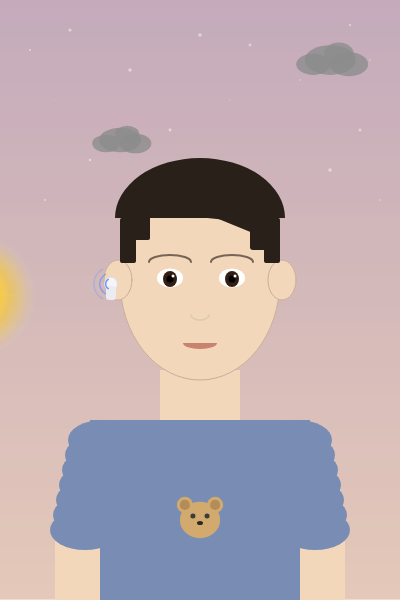
Frame 1 (no input)
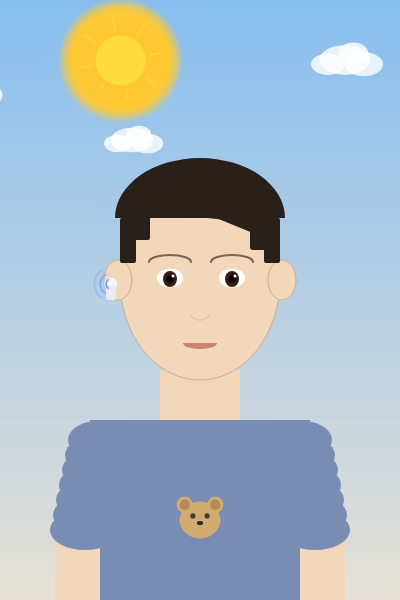
Frame 60 (no input)
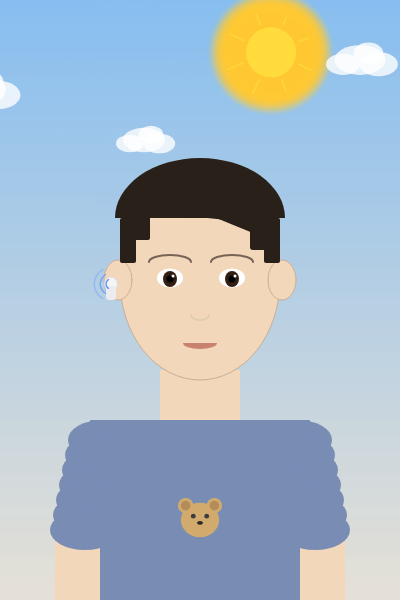
Frame 120 (the mouse pressed at the canvas centre since frame 60)

The p5.js sketch that drew these frames (run headless with seeded random() and noise() and a simulated clock; from frame 60 on, the mouse is pressed at the canvas centre):

// p5.js sketch
// ── sketch.js
function setup() {
  createCanvas(400, 600);
}

function draw() {
  // 하루 순환
  let cycle = (frameCount * 0.003) % 1;

  let brightness;
  if (cycle < 0.05) brightness = map(cycle, 0, 0.05, 0.3, 1);
  else if (cycle < 0.45) brightness = 1;
  else if (cycle < 0.55) brightness = map(cycle, 0.45, 0.55, 1, 0);
  else if (cycle < 0.95) brightness = 0;
  else brightness = map(cycle, 0.95, 1, 0, 0.3);

  // 하늘 
  let skyA = color(135, 190, 240);
  let skyB = color(230, 225, 215);
  let skyC = color(255, 120, 60);
  let skyD = color(255, 180, 100);
  let skyE = color(10, 10, 40);
  let skyF = color(30, 30, 70);

  for (let y = 0; y < 600; y++) {
    let skyG = y / 600;
    let skyH = lerpColor(skyA, skyB, skyG);
    let skyI = lerpColor(skyE, skyF, skyG);
    let skyJ = lerpColor(skyC, skyD, skyG);

    let skyK;
    if (cycle >= 0.45 && cycle < 0.55) {
      let skyL = (cycle - 0.45) / 0.1;
      if (skyL < 0.5) {
        skyK = lerpColor(skyH, skyJ, skyL * 2);
      } else {
        skyK = lerpColor(skyJ, skyI, (skyL - 0.5) * 2);
      }
    } else if (cycle >= 0.95 || cycle < 0.05) {
      let skyM;
      if (cycle >= 0.95) skyM = map(cycle, 0.95, 1, 0, 0.5);
      else skyM = map(cycle, 0, 0.05, 0.5, 1);
      let skyN = color(180, 140, 160);
      let skyO = color(220, 180, 160);
      let skyP = lerpColor(skyN, skyO, skyG);
      if (skyM < 0.5) {
        skyK = lerpColor(skyI, skyP, skyM * 2);
      } else {
        skyK = lerpColor(skyP, skyH, (skyM - 0.5) * 2);
      }
    } else {
      skyK = lerpColor(skyH, skyI, 1 - brightness);
    }
    stroke(skyK);
    line(0, y, 400, y);
  }
  noStroke();

  // 해 
  if (cycle < 0.55) {
    let sunA = cycle / 0.55;
    let sunB = lerp(-30, 430, sunA);
    let sunC = 300 - 280 * sin(sunA * PI);
    let sunD = 255;
    if (cycle < 0.03) sunD = map(cycle, 0, 0.03, 0, 255);
    if (cycle > 0.5) sunD = map(cycle, 0.5, 0.55, 255, 0);

    for (let r = 40; r >= 0; r--) {
      fill(255, 200, 50, sunD * 0.02 * (40 - r));
      ellipse(sunB, sunC, 50 + r * 2, 50 + r * 2);
    }
    fill(255, 220, 60, sunD);
    ellipse(sunB, sunC, 50, 50);
    for (let i = 0; i < 8; i++) {
      let sunE = i * PI / 4 + frameCount * 0.01;
      let sunF = 12 + 4 * sin(frameCount * 0.05 + i);
      stroke(255, 220, 60, sunD * 0.6);
      strokeWeight(2);
      let sx = sunB + cos(sunE) * 30;
      let sy = sunC + sin(sunE) * 30;
      let ex = sunB + cos(sunE) * (30 + sunF);
      let ey = sunC + sin(sunE) * (30 + sunF);
      line(sx, sy, ex, ey);
    }
    noStroke();
  }

  // 달 
  if (cycle > 0.5) {
    let moonA = (cycle - 0.5) / 0.5;
    let moonB = lerp(-30, 430, moonA);
    let moonC = 280 - 250 * sin(moonA * PI);
    let moonD = 255;
    if (cycle < 0.58) moonD = map(cycle, 0.5, 0.58, 0, 255);
    if (cycle > 0.93) moonD = map(cycle, 0.93, 1, 255, 0);

    for (let r = 20; r >= 0; r--) {
      fill(200, 210, 255, moonD * 0.015 * (20 - r));
      ellipse(moonB, moonC, 40 + r * 3, 40 + r * 3);
    }
    fill(240, 240, 210, moonD);
    ellipse(moonB, moonC, 40, 40);
  }

  //  별 
  if (brightness < 0.7) {
    let starA = map(brightness, 0.7, 0, 0, 255);
    let starB = [
      [30, 50], [70, 30], [150, 20], [250, 45], [350, 25],
      [55, 100], [130, 70], [300, 80], [370, 60], [200, 35],
      [20, 140], [90, 160], [170, 130], [280, 150], [360, 130],
      [45, 200], [140, 180], [330, 170], [230, 100], [380, 200]
    ];
    for (let i = 0; i < starB.length; i++) {
      let starC = 180 + 75 * sin(frameCount * 0.08 + i * 1.7);
      let starD = min(starA, starC);
      let starE = 2 + 1.5 * sin(frameCount * 0.06 + i * 2.3);
      fill(255, 255, 230, starD);
      noStroke();
      ellipse(starB[i][0], starB[i][1], starE, starE);
    }
  }

  // 구름
  let cloudA = map(brightness, 0, 1, 80, 255);
  drawCloud(((frameCount * 0.3) % 500) - 60, 90, 1.0, cloudA);
  drawCloud(((frameCount * 0.2 + 200) % 550) - 80, 140, 0.7, cloudA);
  drawCloud(((frameCount * 0.25 + 400) % 520) - 70, 60, 0.85, cloudA);
  
  // 피부
  fill(242, 215, 186);
  noStroke();
  rect(160, 370, 80, 200);
  rect(55, 530, 50, 90);
  rect(295, 530, 50, 90);

  // 티셔츠 
  fill('#788CB4');
  arc(200, 420, 220, 180, 0, PI);
  rect(100, 450, 200, 200);
  ellipse(103, 440, 70, 40);
  ellipse(100, 455, 70, 40);
  ellipse(97, 470, 70, 40);
  ellipse(94, 485, 70, 40);
  ellipse(91, 500, 70, 40);
  ellipse(88, 515, 70, 40);
  ellipse(85, 530, 70, 40);
  ellipse(297, 440, 70, 40);
  ellipse(300, 455, 70, 40);
  ellipse(303, 470, 70, 40);
  ellipse(306, 485, 70, 40);
  ellipse(309, 500, 70, 40);
  ellipse(312, 515, 70, 40);
  ellipse(315, 530, 70, 40);

  // 곰돌이 (심장 박동) 
  let bear = 1 + 0.15 * sin(frameCount * 0.05);
  push();
  translate(200, 520);
  scale(bear);
  fill('#D2AA6E');
  ellipse(0, 0, 40, 36);
  ellipse(-15, -15, 16, 16);
  ellipse(15, -15, 16, 16);
  fill('#B48C5A');
  ellipse(-15, -15, 10, 10);
  ellipse(15, -15, 10, 10);
  fill(60);
  ellipse(-7, -4, 5, 5);
  ellipse(7, -4, 5, 5);
  fill(40);
  ellipse(0, 3, 6, 4);
  pop();

  // 얼굴 
  fill(242, 215, 186);
  stroke(200, 175, 150);
  strokeWeight(1);
  ellipse(200, 280, 160, 200);
  ellipse(118, 280, 28, 40);
  ellipse(282, 280, 28, 40);

  // 버즈 
  fill(245, 245, 248);
  stroke(220, 220, 225);
  ellipse(111, 284, 13, 14);
  noStroke();
  fill(235, 235, 240);
  rect(106, 286, 10, 14, 3);

  //버즈 신호음파
  for (let i = 0; i < 3; i++) {
    let buzzA = ((frameCount * 2 + i * 30) % 90) / 90;
    let buzzB = 10 + buzzA * 35;
    let buzzC = 255 * (1 - buzzA);
    noFill();
    stroke(100, 150, 255, buzzC);
    strokeWeight(1.5);
    arc(111, 284, buzzB, buzzB, PI * 2 / 3, PI * 4 / 3);
  }

  // 머리카락
  fill(40, 32, 25);
  noStroke();
  arc(200, 218, 170, 120, PI, 0);
  quad(130, 210, 160, 195, 240, 195, 275, 225);
  quad(160, 195, 240, 195, 265, 220, 270, 240);
  rect(250, 220, 22, 30, 3);
  rect(130, 210, 20, 30, 2);
  rect(120, 218, 16, 45, 2);
  rect(264, 218, 16, 45, 2);

  // 눈썹
  noFill();
  stroke(120, 100, 85);
  strokeWeight(2);
  arc(170, 262, 42, 14, PI, 0);
  arc(232, 262, 42, 14, PI, 0);

  // 눈 
  fill(255);
  noStroke();
  ellipse(170, 278, 26, 19);
  ellipse(232, 278, 26, 19);
  fill(50, 30, 18);
  ellipse(170, 279, 14, 16);
  ellipse(232, 279, 14, 16);
  fill(0);
  ellipse(170, 279, 7, 7);
  ellipse(232, 279, 7, 7);
  fill(255);
  ellipse(173, 276, 3, 3);
  ellipse(235, 276, 3, 3);

  // 코 
  noFill();
  stroke('#DCCBAA');
  strokeWeight(1.5);
  arc(200, 315, 18, 10, 0, PI);

  // 입 
  fill('#C8826E');
  noStroke();
  arc(200, 343, 34, 12, 0, PI);
}

function drawCloud(cloudB, cloudC, cloudD, cloudE) {
  fill(cloudE, cloudE, cloudE, 200);
  noStroke();
  ellipse(cloudB, cloudC, 60 * cloudD, 35 * cloudD);
  ellipse(cloudB - 20 * cloudD, cloudC + 5 * cloudD, 40 * cloudD, 25 * cloudD);
  ellipse(cloudB + 22 * cloudD, cloudC + 5 * cloudD, 45 * cloudD, 28 * cloudD);
  ellipse(cloudB + 10 * cloudD, cloudC - 8 * cloudD, 35 * cloudD, 25 * cloudD);
}
